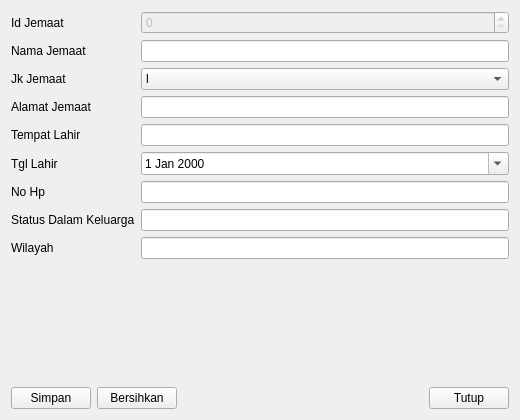
<?xml version="1.0" encoding="UTF-8"?>
<ui version="4.0">
 <class>JemaatForm</class>
 <widget class="QWidget" name="JemaatForm">
  <property name="geometry">
   <rect><x>0</x><y>0</y><width>520</width><height>420</height></rect>
  </property>
  <property name="windowTitle"><string>Form Jemaat (Sederhana)</string></property>
  <layout class="QVBoxLayout" name="verticalLayout">
   <item>
    <layout class="QFormLayout" name="formLayout">
     <item row="0" column="0"><widget class="QLabel" name="lbl_0"><property name="text"><string>Id Jemaat</string></property></widget></item>
     <item row="0" column="1"><widget class="QSpinBox" name="id_jemaat"><property name="enabled"><bool>false</bool></property><property name="maximum"><number>2147483647</number></property></widget></item>
     <item row="1" column="0"><widget class="QLabel" name="lbl_1"><property name="text"><string>Nama Jemaat</string></property></widget></item>
     <item row="1" column="1"><widget class="QLineEdit" name="nama_jemaat"/></item>
     <item row="2" column="0"><widget class="QLabel" name="lbl_2"><property name="text"><string>Jk Jemaat</string></property></widget></item>
     <item row="2" column="1"><widget class="QComboBox" name="jk_jemaat"> <item><property name="text"><string>l</string></property></item>
</widget></item>
     <item row="3" column="0"><widget class="QLabel" name="lbl_3"><property name="text"><string>Alamat Jemaat</string></property></widget></item>
     <item row="3" column="1"><widget class="QLineEdit" name="alamat_jemaat"/></item>
     <item row="4" column="0"><widget class="QLabel" name="lbl_4"><property name="text"><string>Tempat Lahir</string></property></widget></item>
     <item row="4" column="1"><widget class="QLineEdit" name="tempat_lahir"/></item>
     <item row="5" column="0"><widget class="QLabel" name="lbl_5"><property name="text"><string>Tgl Lahir</string></property></widget></item>
     <item row="5" column="1"><widget class="QDateEdit" name="tgl_lahir"><property name="calendarPopup"><bool>true</bool></property></widget></item>
     <item row="6" column="0"><widget class="QLabel" name="lbl_6"><property name="text"><string>No Hp</string></property></widget></item>
     <item row="6" column="1"><widget class="QLineEdit" name="no_hp"/></item>
     <item row="7" column="0"><widget class="QLabel" name="lbl_7"><property name="text"><string>Status Dalam Keluarga</string></property></widget></item>
     <item row="7" column="1"><widget class="QLineEdit" name="status_dalam_keluarga"/></item>
     <item row="8" column="0"><widget class="QLabel" name="lbl_8"><property name="text"><string>Wilayah</string></property></widget></item>
     <item row="8" column="1"><widget class="QLineEdit" name="wilayah"/></item>
    </layout>
   </item>
   <item>
    <layout class="QHBoxLayout" name="buttonLayout">
     <item><widget class="QPushButton" name="btnSave"><property name="text"><string>Simpan</string></property></widget></item>
     <item><widget class="QPushButton" name="btnClear"><property name="text"><string>Bersihkan</string></property></widget></item>
     <item>
      <spacer name="hspacer">
       <property name="orientation"><enum>Qt::Horizontal</enum></property>
       <property name="sizeHint"><size><width>40</width><height>20</height></size></property>
      </spacer>
     </item>
     <item><widget class="QPushButton" name="btnClose"><property name="text"><string>Tutup</string></property></widget></item>
    </layout>
   </item>
  </layout>
 </widget>
 <resources/>
 <connections/>
</ui>
